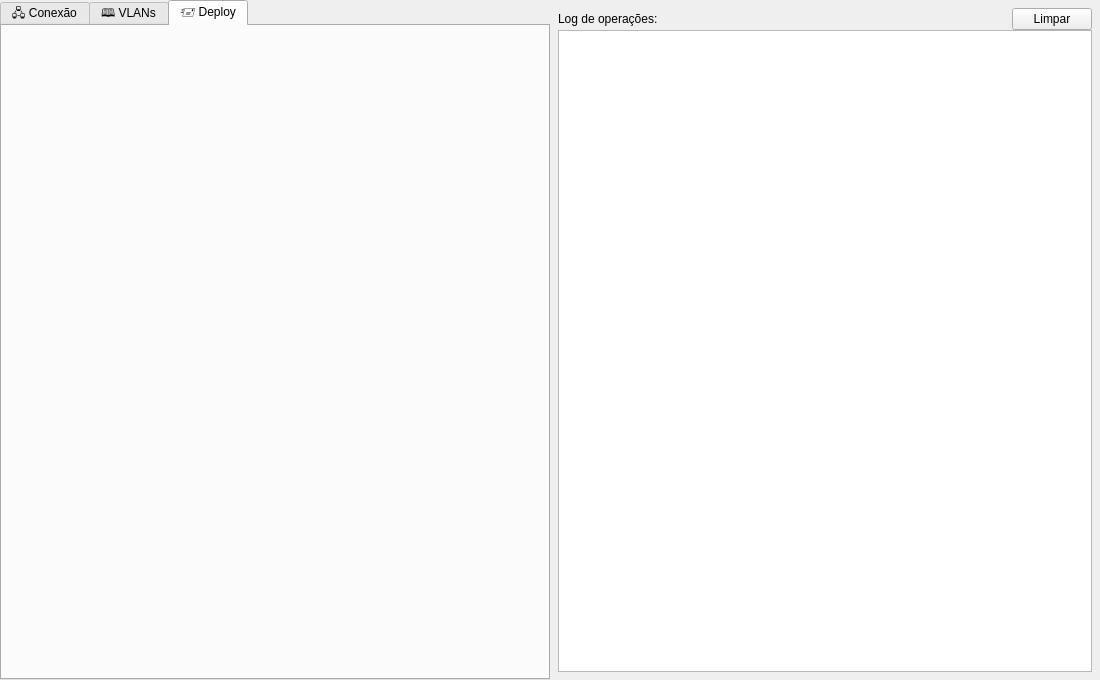
<?xml version="1.0" encoding="UTF-8"?>
<ui version="4.0">
 <class>MainWindow</class>
 <widget class="QMainWindow" name="MainWindow">
  <property name="geometry">
   <rect>
    <x>0</x>
    <y>0</y>
    <width>1100</width>
    <height>680</height>
   </rect>
  </property>
  <property name="minimumSize">
   <size>
    <width>1100</width>
    <height>680</height>
   </size>
  </property>
  <property name="windowTitle">
   <string>Gerenciador de VLAN — Cisco IOS 15.1</string>
  </property>
  <widget class="QWidget" name="centralWidget">
   <layout class="QHBoxLayout" name="rootLayout">
    <property name="spacing">
     <number>0</number>
    </property>
    <property name="leftMargin">
     <number>0</number>
    </property>
    <property name="topMargin">
     <number>0</number>
    </property>
    <property name="rightMargin">
     <number>0</number>
    </property>
    <property name="bottomMargin">
     <number>0</number>
    </property>
    <item>
     <widget class="QTabWidget" name="tabWidget">
      <property name="currentIndex">
       <number>2</number>
      </property>
      <widget class="QWidget" name="tabConexao">
       <attribute name="title">
        <string>🖧 Conexão</string>
       </attribute>
      </widget>
      <widget class="QWidget" name="tabVlans">
       <attribute name="title">
        <string>🕮 VLANs</string>
       </attribute>
      </widget>
      <widget class="QWidget" name="tabDeploy">
       <attribute name="title">
        <string>🖅 Deploy</string>
       </attribute>
      </widget>
     </widget>
    </item>
    <item>
     <layout class="QVBoxLayout" name="logLayout">
      <property name="leftMargin">
       <number>8</number>
      </property>
      <property name="topMargin">
       <number>8</number>
      </property>
      <property name="rightMargin">
       <number>8</number>
      </property>
      <property name="bottomMargin">
       <number>8</number>
      </property>
      <item>
       <layout class="QHBoxLayout" name="logCabLayout">
        <item>
         <widget class="QLabel" name="lblLog">
          <property name="text">
           <string>Log de operações:</string>
          </property>
         </widget>
        </item>
        <item>
         <spacer name="Espaco">
          <property name="orientation">
           <enum>Qt::Orientation::Horizontal</enum>
          </property>
          <property name="sizeHint" stdset="0">
           <size>
            <width>40</width>
            <height>20</height>
           </size>
          </property>
         </spacer>
        </item>
        <item>
         <widget class="QPushButton" name="btnLimparLog">
          <property name="text">
           <string>Limpar</string>
          </property>
         </widget>
        </item>
       </layout>
      </item>
      <item>
       <widget class="QTextEdit" name="txtLog">
        <property name="font">
         <font>
          <family>Consolas</family>
          <pointsize>10</pointsize>
         </font>
        </property>
        <property name="readOnly">
         <bool>true</bool>
        </property>
       </widget>
      </item>
     </layout>
    </item>
   </layout>
  </widget>
 </widget>
 <resources/>
 <connections/>
</ui>
